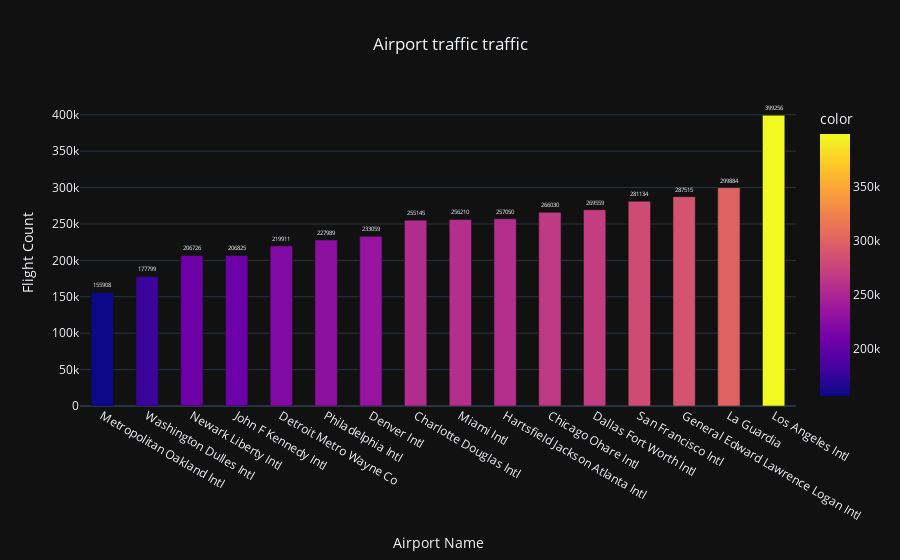

Notebook code cell kept with this figure:
### Code cell
traffic_count = dict(sorted(traffic_count.items(), key=lambda item: item[1]))



fig = px.bar(x=traffic_count.keys(), y=traffic_count.values(), color=traffic_count.values(),
             text=traffic_count.values(), title="Airport traffic traffic"
             ,template='plotly_dark')

fig.update_layout(bargap=0.5)
fig.update_traces(textposition='outside')

# Center-align the title
fig.update_layout(title_x=0.5)

# Add x-axis and y-axis labels
fig.update_xaxes(title_text="Airport Name")
fig.update_yaxes(title_text="Flight Count")
fig.show()

'''Los Angeles International airport is the busiest 
airport with 399256 flights landing or departing from this airport
in the period of 2022-04-16 and 2022-08-23
'''

### Figure 1 — Plotly figure (JSON) as saved in the notebook; plotly's stock layout.template omitted (floating-point values rounded to 4 significant figures)
{"data": [{"alignmentgroup": "True", "hovertemplate": "x=%{x}<br>y=%{y}<br>text=%{text}<br>color=%{marker.color}<extra></extra>", "legendgroup": "", "marker": {"color": [155908, 177799, 206726, 206825, 219911, 227989, 233059, 255145, 256210, 257050, 266030, 269559, 281134, 287515, 299884, 399256], "coloraxis": "coloraxis", "pattern": {"shape": ""}}, "name": "", "offsetgroup": "", "orientation": "v", "showlegend": false, "text": [155908, 177799, 206726, 206825, 219911, 227989, 233059, 255145, 256210, 257050, 266030, 269559, 281134, 287515, 299884, 399256], "textposition": "outside", "type": "bar", "x": ["Metropolitan Oakland Intl", "Washington Dulles Intl", "Newark Liberty Intl", "John F Kennedy Intl", "Detroit Metro Wayne Co", "Philadelphia Intl", "Denver Intl", "Charlotte Douglas Intl", "Miami Intl", "Hartsfield Jackson Atlanta Intl", "Chicago Ohare Intl", "Dallas Fort Worth Intl", "San Francisco Intl", "General Edward Lawrence Logan Intl", "La Guardia", "Los Angeles Intl"], "xaxis": "x", "y": [155908, 177799, 206726, 206825, 219911, 227989, 233059, 255145, 256210, 257050, 266030, 269559, 281134, 287515, 299884, 399256], "yaxis": "y"}], "layout": {"bargap": 0.5, "barmode": "relative", "coloraxis": {"colorbar": {"title": {"text": "color"}}, "colorscale": [[0, "#0d0887"], [0.1111, "#46039f"], [0.2222, "#7201a8"], [0.3333, "#9c179e"], [0.4444, "#bd3786"], [0.5556, "#d8576b"], [0.6667, "#ed7953"], [0.7778, "#fb9f3a"], [0.8889, "#fdca26"], [1, "#f0f921"]]}, "legend": {"tracegroupgap": 0}, "title": {"text": "Airport traffic traffic", "x": 0.5}, "xaxis": {"anchor": "y", "domain": [0, 1], "title": {"text": "Airport Name"}}, "yaxis": {"anchor": "x", "domain": [0, 1], "title": {"text": "Flight Count"}}}}
